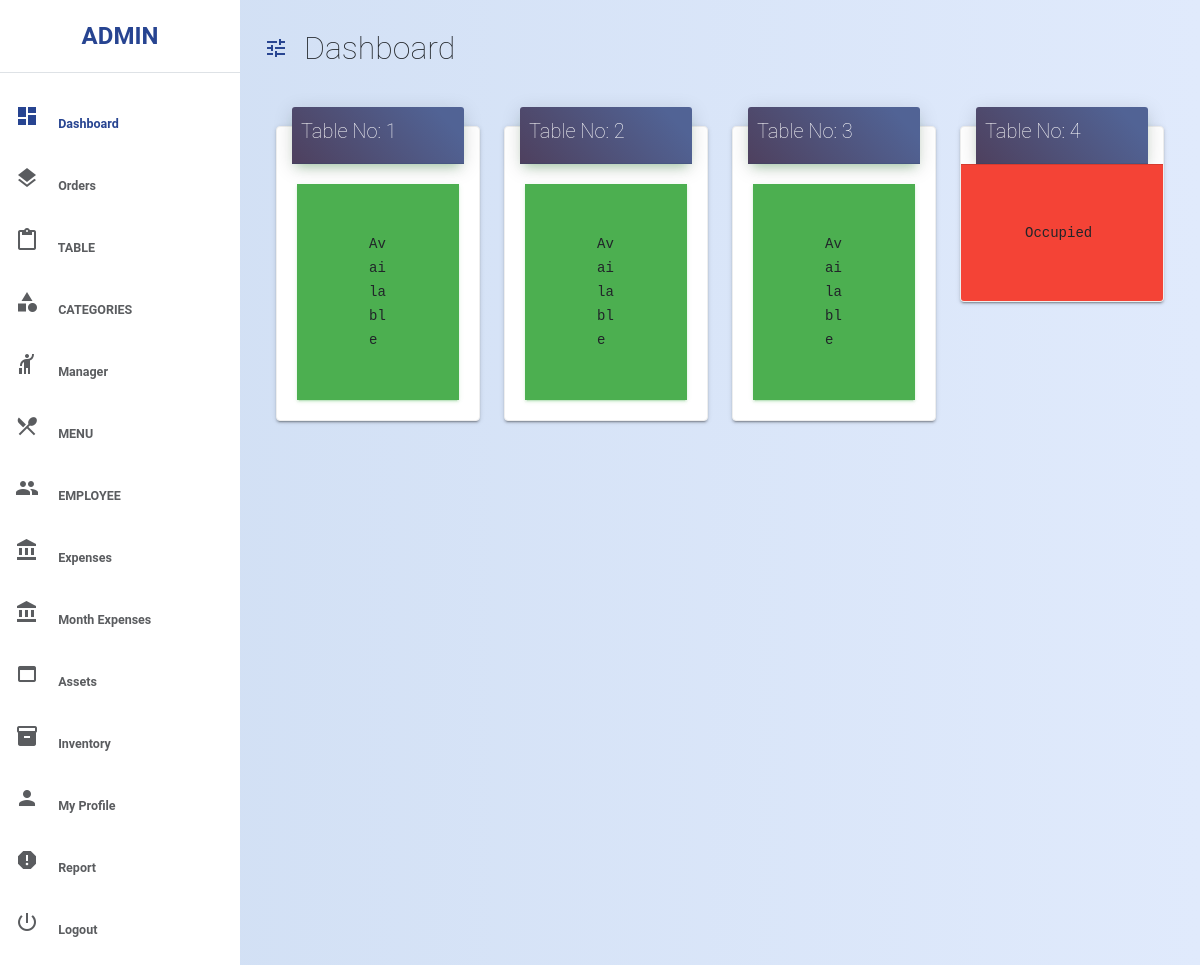
Page /rest_admin/table_view/ (signed in) on the committed database.
### accounts/models.py (models this page shows, shortened)
class User(AbstractUser):
    mobile_no = models.CharField(max_length=10,
                                 validators=[RegexValidator(r'^\d{9,10}$')])
    address = models.CharField(max_length=200)
    country = models.CharField(max_length=50)
    state = models.CharField(max_length=50)
    pin_code = models.CharField(max_length=6,
                                validators=[RegexValidator(r'^\d{5,6}$')])
    profile_photo = models.ImageField(upload_to='profile_pic',
                                      null=True,
                                      blank=True)
    restaurant_name = models.CharField(max_length=120, null=True, blank=True)
    land_line_number = models.CharField(
        max_length=6,
        validators=[RegexValidator(r'^\d{5,6}$')],
        null=True,
        blank=True)
    discount = models.PositiveIntegerField(null=True, blank=True)
    offer = models.CharField(max_length=10, null=True, blank=True)
    GST_Number = models.CharField(max_length=30, null=True, blank=True)
    SGST = models.CharField(max_length=6, null=True, blank=True)
    CGST = models.CharField(max_length=6, null=True, blank=True)
    rest = models.ForeignKey('self',
                             on_delete=models.CASCADE,
                             null=True,
                             blank=True)
    Adhaar_Card = models.FileField(upload_to='emp_det', null=True, blank=True)
    Category = models.CharField(choices=e_category,
                                max_length=10,
                                null=True,
                                blank=True)
    salary = models.PositiveIntegerField(null=True, blank=True)
    is_rest = models.BooleanField(default=False)
    is_manager = models.BooleanField(default=False)
    is_employee = models.BooleanField(default=False)

### rest_admin/models.py (models this page shows, shortened)
class Table(models.Model):
    table_no = models.CharField(max_length=120)
    rest = models.ForeignKey(User, on_delete=models.CASCADE)
    status = models.CharField(max_length=20)
    qr = models.ImageField(upload_to='qr_code', null=True, blank=False)

### rest_admin/views.py (the view)
# urls.py: path('', views.table_view, name='table_view'),
def table_view(request):
    restro = User.objects.get(id=request.user.id)
    tables = Table.objects.filter(rest_id=request.user)
    return render(request, 'rest_admin/tables.html', {
        'tables': tables,
        'restro': restro
    })

### templates/rest_admin/tables.html (shortened to what this page needs)
<!DOCTYPE html>
{% extends 'res_base.html' %}
{% load static %}
  {% block head %}
    <link href="{% static 'my_css/qr.css' %}" rel="stylesheet" />
  {% endblock %}
{% block body %}
  <div class="content">
    <div class="container-fluid">
      <div class="row">
        {% for i in tables %}
          {% if i.status == 'Occupied' %}
          <div class="col-lg-3 col-md-6 col-sm-6">
            <div class="card card-stats">
              <div class="card-header card-header-primary">
                <h4 class="card-title">Table No: {{ i.table_no }}</h4>
              </div>
              <div class="card-footer bg-danger">
                <div class="stats text-dark p-5">
                  <b>{{ i.status|capfirst }}</b>
                </div>
              </div>
            </div>
          </div>
          {% else %}
          <div class="col-lg-3 col-md-6 col-sm-6">
            <div class="card card-stats">
              <div class="card-header card-header-primary">
                <h4 class="card-title">Table No: {{ i.table_no }}</h4>
              </div>
              <div class="card-body">
                <div class="container-fluid bg-success">
                  <div class="stats text-dark p-5">
                    <b>{{ i.status|capfirst }}</b>
                  </div>
                </div>
              </div>
            </div>
          </div>
          {% endif %}
        {% endfor %}
      </div>
    </div>
  </div>
{% endblock %}

### templates/res_base.html (shortened to what this page needs)
<!DOCTYPE html>
{% load static %}
{% load webpush_notifications %}
<html lang="en">
<head>
    <link href="{% static 'bootstrap/css/bootstrap.min.css' %}" rel="stylesheet" >
    <link rel="stylesheet" href="{% static 'assets/css/style.css' %}" />
    {% block head %}
    {% endblock %}
</head>
<body>
    <div class="d-flex" id="main-wrapper">
        <div class="bg-white" id="sidebar">
            <div class="sidebar-heading text-center py-4 primary-text fs-4 fw-bold text-uppercase border-bottom" >{% block res_name %}{{ restro.restaurant_name }}{% endblock %}</div>
            <div class="list-group list-group-flush my-3">
                <a href="{% url 'rest_admin:t_price' %}" class="list-group-item list-group-item-action bg-transparent second-text active" >
                    <span class="me-3 mt-4"
                    ><i class="material-icons">dashboard</i></span
                    >
                    <span>Dashboard</span>
                </a>
                <div>
                    <a class="list-group-item list-group-item-action bg-transparent second-text fw-bold" data-bs-toggle="collapse" href="#ordercollapse" role="button" aria-expanded="false" aria-controls="ordercollapse">
                        <span class="me-3"><i class="material-icons">layers</i></span>
                        <span>Orders</span>
                    </a>
                </div>
                <div>
                    <a class="list-group-item list-group-item-action bg-transparent second-text fw-bold" data-bs-toggle="collapse" href="#tablecollapse" role="button" aria-expanded="false" aria-controls="tablecollapse">
                        <span class="me-3"><i class="material-icons">content_paste</i></span>
                        <span>TABLE</span>
                    </a>
                </div>
                <div>
                    <a class="list-group-item list-group-item-action bg-transparent second-text fw-bold" data-bs-toggle="collapse" href="#categorycollapse" role="button" aria-expanded="false" aria-controls="categorycollapse">
                        <span class="me-3"><i class="material-icons">category</i></span>
                        <span>CATEGORIES</span>
                    </a>
                </div>
                <div>
                    <a class="list-group-item list-group-item-action bg-transparent second-text fw-bold" data-bs-toggle="collapse" href="#managercollapse" role="button" aria-expanded="false" aria-controls="managercollapse">
                        <span class="me-3"><i class="material-icons">hail</i></span>
                        <span>Manager</span>
                    </a>
                </div>
                <div>
                    <a class="list-group-item list-group-item-action bg-transparent second-text fw-bold" data-bs-toggle="collapse" href="#menucollapse" role="button" aria-expanded="false" aria-controls="menucollapse">
                        <span class="me-3"><i class="material-icons">restaurant_menu</i></span>
                        <span>MENU</span>
                    </a>
                </div>
                <div>
                    <a class="list-group-item list-group-item-action bg-transparent second-text fw-bold" data-bs-toggle="collapse" href="#employeecollapse" role="button" aria-expanded="false" aria-controls="employeecollapse">
                        <span class="me-3"><i class="material-icons">group</i></span>
                        <span>EMPLOYEE</span>
                    </a>
                </div>
                <div>
                    <a class="list-group-item list-group-item-action bg-transparent second-text fw-bold" data-bs-toggle="collapse" href="#expensecollapse" role="button" aria-expanded="false" aria-controls="expensecollapse">
                        <span class="me-3"><i class="material-icons">account_balance</i></span>
                        <span>Expenses</span>
                    </a>
                </div>
                <div>
                    <a class="list-group-item list-group-item-action bg-transparent second-text fw-bold" data-bs-toggle="collapse" href="#mexpensecollapse" role="button" aria-expanded="false" aria-controls="mexpensecollapse">
                        <span class="me-3"><i class="material-icons">account_balance</i></span>
                        <span>Month Expenses</span>
                    </a>
                </div>
                <div>
                    <a class="list-group-item list-group-item-action bg-transparent second-text fw-bold" data-bs-toggle="collapse" href="#assetscollapse" role="button" aria-expanded="false" aria-controls="assetscollapse">
                        <span class="me-3"><i class="material-icons">web_asset</i></span>
                        <span>Assets</span>
                    </a>
                </div>
                <div>
                    <a class="list-group-item list-group-item-action bg-transparent second-text fw-bold" data-bs-toggle="collapse" href="#Inventorycollapse" role="button" aria-expanded="false" aria-controls="Inventorycollapse">
                        <span class="me-3"><i class="material-icons">inventory_2</i></span>
                        <span>Inventory</span>
                    </a>
                </div>
                <a href="{% url 'rest_admin:user_profile' %}" class="list-group-item list-group-item-action bg-transparent second-text fw-bold">
                    <span class="me-3 mt-4"
                    ><i class="material-icons">person</i></span
                    >
                    <span>My Profile</span>
                </a>
                <a href="{% url 'rest_admin:balence_sheet' %}" class="list-group-item list-group-item-action bg-transparent second-text fw-bold">
                    <span class="me-3 mt-4"
                    ><i class="material-icons">report</i></span
                    >
                    <span>Report</span>
                </a>
                <a href="{% url 'accounts:user_logout' %}" class="list-group-item list-group-item-action bg-transparent second-text fw-bold">
                    <span class="me-3 mt-4"
                    ><i class="material-icons ">power_settings_new</i></span
                    >
                    <span>Logout</span>
                </a>
            </div>
        </div>
        <div id="page-content-wrapper">
            <nav class="navbar navbar-expand-lg navbar-light bg-transparent py-4 px-4">
                <div class="d-flex align-items-center">
                    <i class="material-icons primary-text fs-4 me-3" id="menu-toggle">tune</i>
                    <h2 class="fs-2 m-0">Dashboard</h2>
                </div>
            </nav>
            <div class="container-fluid px-4">
                {% block body %}
                {% endblock body %}
            </div>
        </div>
    </div>
</body>
</html>

### static/assets/css/style.css (style rules this page uses)
body, h1, h2, h3, h4, h5, h6, .h1, .h2, .h3, .h4 { font-family: "Roboto", "Helvetica", "Arial", sans-serif; font-weight: 200; line-height: 1.5em; }
:root { --main-bg-color: #009d63; --main-text-color: #274491; --second-text-color: #5a5c5f; --second-bg-color: #c1efde; --card-header-success-color: #274491; }
.primary-text { color: var(--main-text-color); }
.second-text { color: var(--second-text-color); }
#main-wrapper { overflow-x: hidden; background: #e0eafc; background: -webkit-linear-gradient( to right, #cfdef3, #e0eafc ); background: linear-gradient( to right, #cfdef3, #e0eafc ); }
#sidebar { min-height: 100vh; margin-left: -15rem; -webkit-transition: margin 0.25s ease-out; -moz-transition: margin 0.25s ease-out; -o-transition: margin 0.25s ease-out; transition: margin 0.25s ease-out; }
#sidebar .sidebar-heading { padding: 0.875rem 1.25rem; font-size: 1.2rem; }
#sidebar .list-group { width: 15rem; }
#page-content-wrapper { min-width: 100vw; }
#menu-toggle { cursor: pointer; }
.list-group-item { border: none; padding: 15px 15px; font-size: 12.5px; }
.list-group-item.active { background-color: transparent; color: var(--main-text-color); font-weight: bold; border: none; }
.card { box-shadow: 0 1px 4px 0 rgb(0 0 0 / 14%); }
.card { border: 0; margin-bottom: 30px; margin-top: 30px; border-radius: 6px; color: #333333; background: #fff; width: 100%; box-shadow: 0 2px 2px 0 rgb(0 0 0 / 14%), 0 3px 1px -2px rgb(0 0 0 / 20%), 0 1px 5px 0 rgb(0 0 0 / 12%); }
.card { position: relative; display: flex; flex-direction: column; min-width: 0; word-wrap: break-word; background-color: #fff; background-clip: border-box; border: 1px solid #eeeeee; border-radius: 0.25rem; }
.card { font-size: 0.875rem; }
.card-header { box-shadow: 0 4px 20px 0px rgb(0 0 0 / 14%), 0 7px 10px -5px rgb(76 175 80 / 40%); border-radius: 3px; margin-top: -20px; margin-left: 15px; margin-right: 15px; padding: 9px; }
.card-header-primary { background: rgb(81, 99, 149); background: linear-gradient( 227deg, rgba(81, 99, 149, 1) 13%, rgba(79, 79, 117, 1) 63%, rgba(78, 64, 94, 1) 100% ); }
.card-title { color: #fff; font-size: 20px; align-items: center; }
.card-body { flex: 1 1 auto; padding: 1.25rem; }
.bg-success { background-color: #4caf50 !important; border-color: #4caf50 !important; box-shadow: 0 2px 2px 0 rgb(76 175 80 / 14%), 0 3px 1px -2px rgb(76 175 80 / 20%), 0 1px 5px 0 rgb(76 175 80 / 12%) !important; }
.stats { font-family: monospace; font-style: var(--main-bg-color); }
.bg-danger { background-color: #f44336 !important; }
@media (min-width: 768px) { #sidebar { margin-left: 0; } }
@media (min-width: 768px) { #page-content-wrapper { min-width: 0; width: 100%; } }

### rows in the picture
User: restaurant_name "ADMIN"
Table: table_no "1", status "Available"
Table: table_no "2", status "Available"
Table: table_no "3", status "Available"
Table: table_no "4", status "Occupied"
